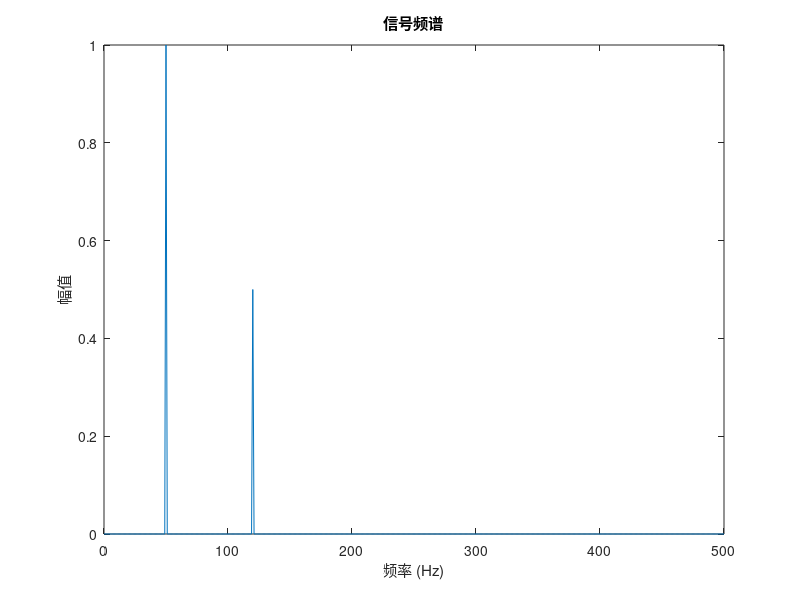

The MATLAB script that drew this image:
% 151_fft - 快速傅里叶变换
% 使用FFT进行频谱分析

%% 生成信号
Fs = 1000;                    % 采样频率
t = 0:1/Fs:1-1/Fs;            % 时间向量
f1 = 50; f2 = 120;            % 信号频率
x = sin(2*pi*f1*t) + 0.5*sin(2*pi*f2*t);

%% FFT变换
N = length(x);
Y = fft(x);
P2 = abs(Y/N);
P1 = P2(1:N/2+1);
P1(2:end-1) = 2*P1(2:end-1);
f = Fs*(0:(N/2))/N;

%% 绘制频谱
plot(f, P1);
xlabel('频率 (Hz)');
ylabel('幅值');
title('信号频谱');
